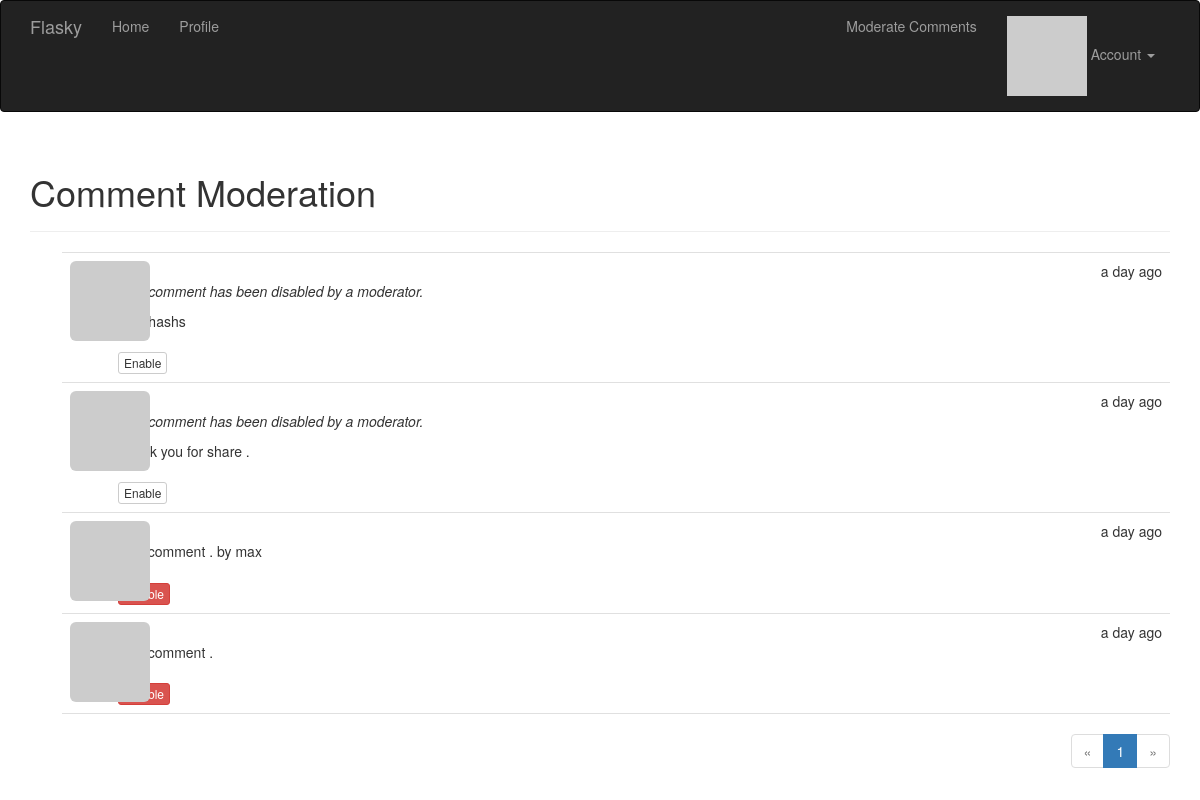
Page /moderate (signed in) on the earlier database version.
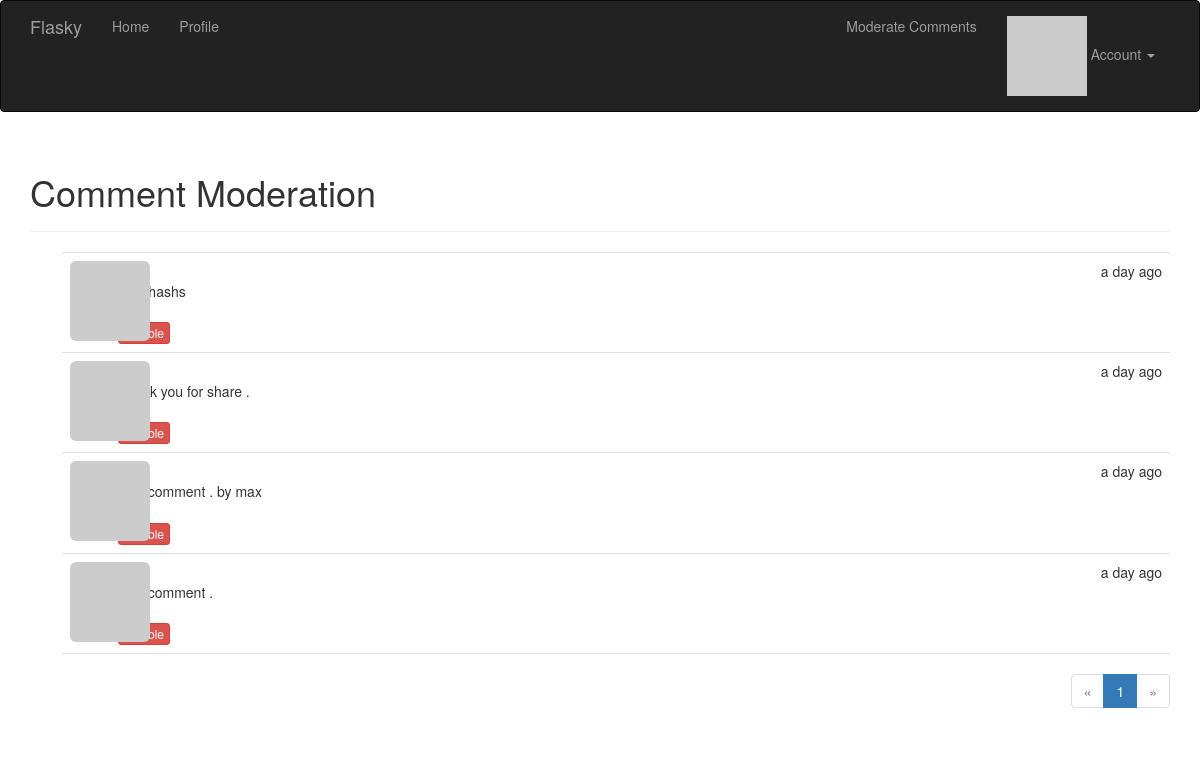
Same page on the later database version.
### app/models.py (models this page shows, shortened)
class Comment(db.Model):
    __tablename__ = 'comments'
    id = db.Column(db.Integer, primary_key=True)
    body = db.Column(db.Text)
    body_html = db.Column(db.Text)
    timestamp = db.Column(db.DateTime, default=datetime.utcnow)
    disabled = db.Column(db.Boolean)
    author_id = db.Column(db.Integer, db.ForeignKey('users.id'))
    post_id = db.Column(db.Integer, db.ForeignKey('posts.id'))

### app/main/views.py (the view)
@main.route('/moderate')
@login_required
@permission_required(Permission.MODERATE_COMMENTS)
def moderate():
    page = request.args.get('page', 1, type=int)
    pagination = Comment.query.order_by(Comment.timestamp.desc()).paginate(
        page, per_page=current_app.config['FLASKY_COMMENTS_PER_PAGE'],
        error_out=False)
    comments = pagination.items
    return render_template('moderate.html', comments=comments,
                           pagination=pagination, page=page)

### app/auth/views.py (called while the page is built)
@auth.before_app_request
def before_request():
    if current_user.is_authenticated:
        current_user.ping()
        if not current_user.confirmed and request.endpoint[:5] != 'auth.':
            return redirect(url_for('auth.unconfirmed'))

### app/main/__init__.py (called while the page is built)
@main.app_context_processor
def inject_permissions():
    return dict(Permission=Permission)

### app/models.py (called while the page is built)
@login_manager.user_loader
def user_loader(user_id):
    return User.query.get(int(user_id))

    def gravatar(self, size=100, default='identicon', rating='g'):
        if request.is_secure:
            url = 'http://en.gravatar.com/avatar/'
        else:
            url = 'http://en.gravatar.com/avatar/'
        hash = self.avatar_hash or hashlib.md5(self.email.encode('utf-8')).hexdigest()
        return '{url}/{hash}?s={size}&d={default}&r={rating}'.format(
            url=url, hash=hash, size=size, default=default, rating=rating)

    def ping(self):
        self.last_seen = datetime.utcnow()
        db.session.add(self)

    def can(self, permissions):
        return self.role is not None and (self.role.permissions & permissions) == permissions

### app/templates/moderate.html (shortened to what this page needs)
{% extends "base.html" %}
{% import "_macros.html" as macros %}
{% block page_content %}
<div class="page-header">
<h1>Comment Moderation</h1>
</div>
{% set moderate = True %}
{% include '_comments.html' %}
{% if pagination %}
<div class="pagination">
{{ macros.pagination_widget(pagination, '.moderate') }}
</div>
{% endif %}
{% endblock %}

### app/templates/_comments.html
<ul class="comments">
    {% for comment in comments %}
    <li class="comment">
        <div class="comment-thumbnail">
            <a href="{{ url_for('.user', username=comment.author.username) }}">
                <img class="img-rounded profile-thumbnail" src="{{ comment.author.gravatar(size=40) }}">
            </a>
        </div>
        <div class="comment-content">
            <div class="comment-date">{{ moment(comment.timestamp).fromNow() }}</div>
            <div class="comment-author"><a href="{{ url_for('.user', username=comment.author.username) }}">{{ comment.author.username }}</a></div>
            <div class="comment-body">
                {% if comment.disabled %}
                <p><i>This comment has been disabled by a moderator.</i></p>
                {% endif %}
                {% if moderate or not comment.disabled %}
                    {% if comment.body_html %}
                        {{ comment.body_html | safe }}
                    {% else %}
                        {{ comment.body }}
                    {% endif %}
                {% endif %}
            </div>
            {% if moderate %}
                <br>
                {% if comment.disabled %}
                <a class="btn btn-default btn-xs" href="{{ url_for('.moderate_enable', id=comment.id, page=page) }}">Enable</a>
                {% else %}
                <a class="btn btn-danger btn-xs" href="{{ url_for('.moderate_disable', id=comment.id, page=page) }}">Disable</a>
                {% endif %}
            {% endif %}
        </div>
    </li>
    {% endfor %}
</ul>

Differences in the rows shown:
changed Comment "hhashashs": no longer shows "This comment has been disabled by a moderator. Enable"
changed Comment "Thank you for share .": no longer shows "This comment has been disabled by a moderator. Enable"
